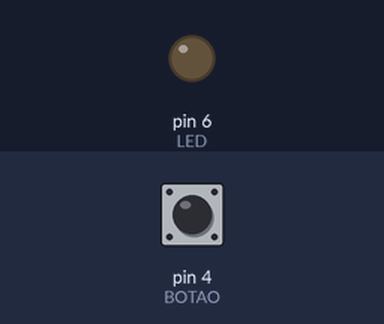
Bench run of a sketch on a simulated Arduino Uno, built with avr-gcc and run on an emulated ATmega328P. Parts: output pins drawn as LEDs (lit = HIGH). The inputs (shaded band) are chosen by the test bench; at power-on: pin 4 (BOTAO) HIGH.

Above: at 5.0 s.
5.1 s: pin 4 (BOTAO) pulled LOW for 0.15 s
At 5.17 s:
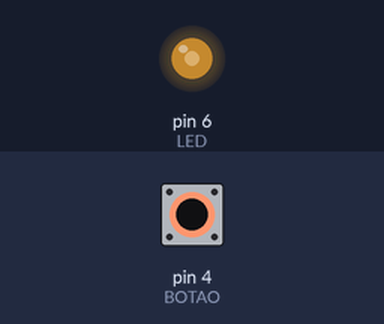
6.7 s: pin 4 (BOTAO) pulled LOW for 3.2 s
At 11.1 s:
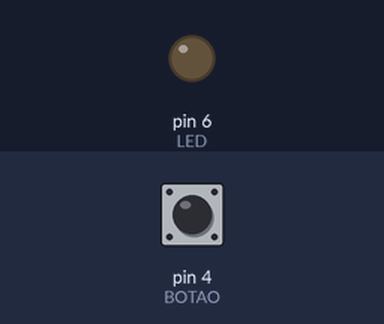
Timing chart, 0 to 12.6 s (numbered marks = the images above; inputs shaded):
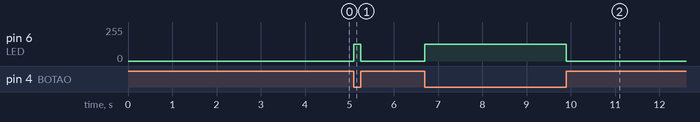

Measured:
- after the input at 5.1 s, pin 6 (LED): 0/255 → 127/255 at once, → 0/255 0.15 s later
- after the input at 6.7 s, pin 6 (LED): 0/255 → 127/255 at once, → 0/255 3.2 s later

The sketch:

ex_1_relatorio_lab_pwm.ino
```cpp
#define LED (1 << PD6)
#define BOTAO (1 << PD4)

unsigned short int pressionado = 0;

int main() {
    PORTD = BOTAO;

    // PWM
    DDRD = LED;
    PORTD &= ~(LED);
    TCCR0A = (1 << COM0A1) + (1 << WGM01) + (1 << WGM00);
    TCCR0B = (1 << CS00);
    OCR0A = 0;

    // Interrupção botão
    PCICR = (1 << PCIE2);
    PCMSK2 = BOTAO;

    sei();

    for(;;) {
        if(pressionado) {
            OCR0A = (int)(0.5 * 255);
        } else {
            OCR0A = 0;
        }
    }
}

ISR(PCINT2_vect) {
    short int botao;
    botao = PIND & BOTAO;

    if(botao == 0) {
        pressionado = 1;
    } else {
        pressionado = 0;
    }
}
```
